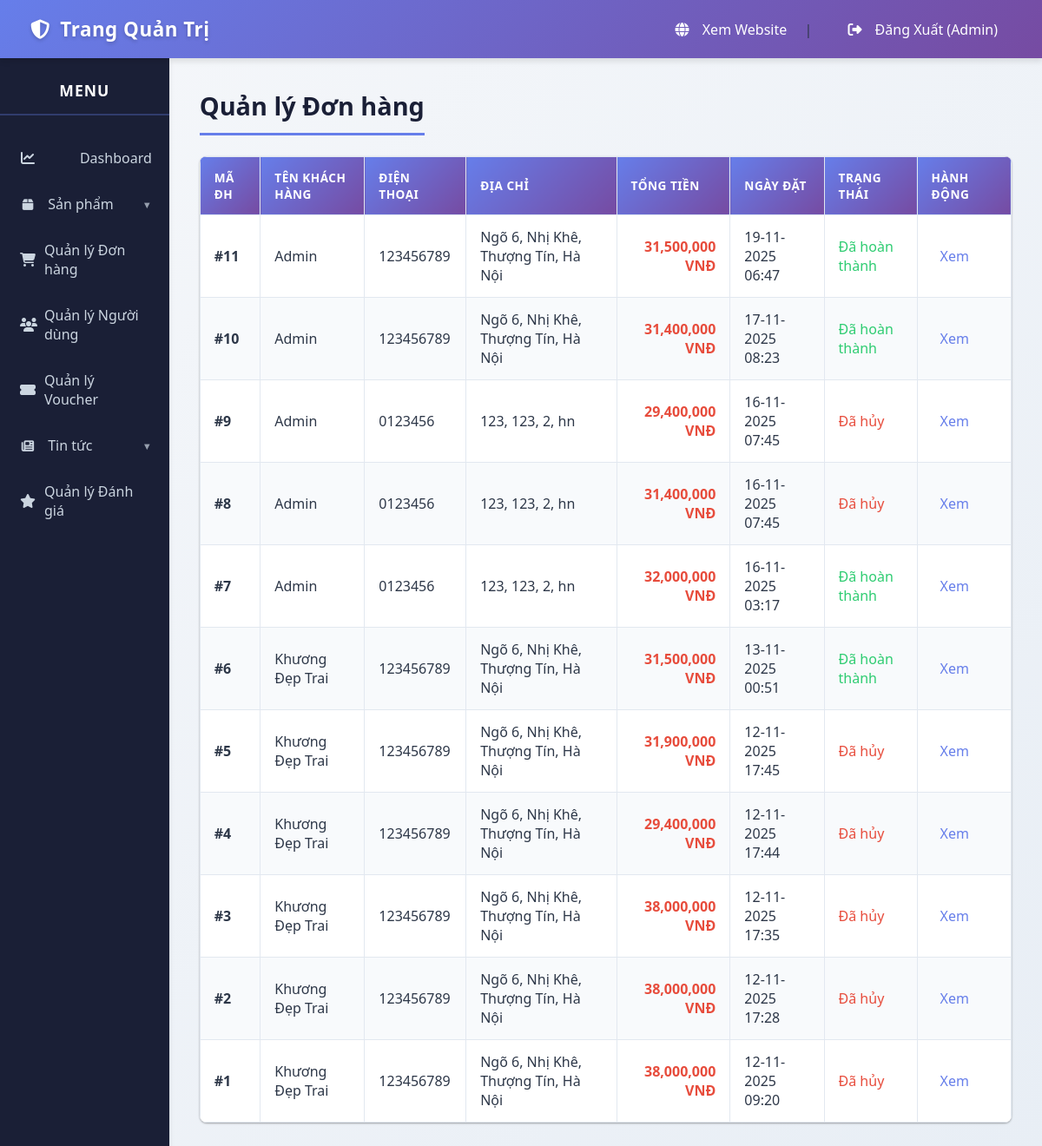
/public/admin/orders (signed in), run on the app's committed database.
### tables this page shows
CREATE TABLE `orders` (
  `id` int(11) NOT NULL,
  `user_id` int(11) NOT NULL,
  `full_name` varchar(100) NOT NULL,
  `email` varchar(100) NOT NULL,
  `phone` varchar(20) NOT NULL,
  `address` text NOT NULL,
  `total_amount` decimal(10,0) NOT NULL,
  `voucher_code` varchar(50) DEFAULT NULL,
  `voucher_discount` decimal(10,0) DEFAULT 0,
  `payment_method` varchar(50) DEFAULT NULL,
  `shipping_method` varchar(50) DEFAULT NULL,
  `status` tinyint(1) DEFAULT 0,
  `order_date` timestamp NOT NULL DEFAULT current_timestamp()
);

### app/core/App.php (called while the page is built, shortened)
<?php
class App
{
    protected $method = 'index';
    public function __construct()
    {
        $url = $this->parseUrl();
        if (isset($url[0]) && file_exists('../app/Controllers/' . ucfirst($url[0]) . 'Controller.php')) {
            unset($url[0]);
        }
        $this->controller = new $this->controller;
        if (isset($url[1])) {
            if (method_exists($this->controller, $url[1])) {
                $this->method = $url[1];
                unset($url[1]);
            }
        }
        $this->params = $url ? array_values($url) : [];
        call_user_func_array([$this->controller, $this->method], $this->params);
    }
    public function parseUrl()
    {
        if (isset($_GET['url'])) {
            $url = rtrim($_GET['url'], '/');
            $url = filter_var($url, FILTER_SANITIZE_URL);
            $url = explode('/', $url);
            return $url;
        }
        return [];
    }
}

### public/index.php (called while the page is built, shortened)
<?php
$app = new App();

### app/core/Database.php (called while the page is built, shortened)
<?php
class Database
{
    private $host = DB_HOST;
    private $user = DB_USER;
    private $pass = DB_PASS;
    private $dbname = DB_NAME;
    public $dbh;
    private $stmt;
    public function __construct()
    {
        $dsn = 'mysql:host=' . $this->host . ';dbname=' . $this->dbname;
        $options = [
            PDO::ATTR_PERSISTENT => true,
            PDO::ATTR_ERRMODE => PDO::ERRMODE_EXCEPTION,
            PDO::ATTR_DEFAULT_FETCH_MODE => PDO::FETCH_ASSOC,
            PDO::MYSQL_ATTR_INIT_COMMAND => 'SET NAMES utf8'
        ];
        try {
            $this->dbh = new PDO($dsn, $this->user, $this->pass, $options);
        } catch (PDOException $e) {
            $this->error = $e->getMessage();
            echo $this->error;
        }
    }
    public function query($sql)
    {
        $this->stmt = $this->dbh->prepare($sql);
    }
    public function execute()
    {
        return $this->stmt->execute();
    }
    public function resultSet()
    {
        $this->execute();
        return $this->stmt->fetchAll();
    }
}

### app/Models/OrderModel.php (called while the page is built, shortened)
<?php
class OrderModel
{
    private $db;
    public function __construct()
    {
        $this->db = new Database;
    }
    public function getAllOrders()
    {
        $this->db->query('SELECT * FROM orders ORDER BY order_date DESC');
        return $this->db->resultSet();
    }
}

### app/core/Controller.php (called while the page is built, shortened)
<?php
class Controller
{
    public function model($model)
    {
        if (file_exists('../app/Models/' . $model . '.php')) {
            return new $model();
        }
        return null;
    }
}

### app/Views/admin/orders/index.php (the view, shortened to what this page needs)
<h2><?php echo $data['title']; ?></h2>
<table>
    <thead>
        <tr>
            <th>Mã ĐH</th>
            <th>Tên Khách hàng</th>
            <th>Điện thoại</th>
            <th>Địa chỉ</th>
            <th>Tổng tiền</th>
            <th>Ngày đặt</th>
            <th>Trạng thái</th>
            <th>Hành động</th>
        </tr>
    </thead>
    <tbody>
        <?php if (empty($data['orders'])) : ?>
            <tr>
                <td colspan="8" style="text-align: center;">Chưa có đơn hàng nào.</td>
            </tr>
        <?php else : ?>
            <?php foreach ($data['orders'] as $order) : ?>
                <tr>
                    <td><strong>#<?php echo $order['id']; ?></strong></td>
                    <td><?php echo htmlspecialchars($order['full_name']); ?></td>
                    <td><?php echo htmlspecialchars($order['phone']); ?></td>
                    <td><?php echo htmlspecialchars($order['address']); ?></td>
                    <td style="text-align: right; color: #e74c3c; font-weight: bold;">
                        <?php echo number_format($order['total_amount']); ?> VNĐ
                    </td>
                    <td><?php echo date('d-m-Y H:i', strtotime($order['order_date'])); ?></td>
                    <td>
                        <?php
                        switch ($order['status']) {
                            case 3:
                                echo '<span style="color: #2ecc71;">Đã hoàn thành</span>';
                                break;
                            case 4:
                                echo '<span style="color: #e74c3c;">Đã hủy</span>';
                                break;
                        }
                        ?>
                    </td>
                    <td class="action-links">
                        <a href="<?php echo URLROOT; ?>/admin/orderdetail/<?php echo $order['id']; ?>">
                            Xem
                        </a>
                    </td>
                </tr>
            <?php endforeach; ?>
        <?php endif; ?>
    </tbody>
</table>

### app/Views/layouts/admin_header.php (style rules this page uses)
:root { --primary-color: #667eea; --primary-dark: #5568d3; --secondary-color: #1a1f36; --secondary-light: #2d3748; --danger-color: #f56565; --success-color: #48bb78; --warning-color: #f6ad55; --light-color: #f7fafc; --dark-color: #2d3748; --white-color: #ffffff; --border-color: #e2e8f0; --shadow-sm: 0 1px 3px rgba(0, 0, 0, 0.12), 0 1px 2px rgba(0, 0, 0, 0.24); --shadow-md: 0 4px 6px rgba(0, 0, 0, 0.1); --shadow-lg: 0 10px 25px rgba(0, 0, 0, 0.15); }
* { box-sizing: border-box; }
body { font-family: 'Segoe UI', Tahoma, Geneva, Verdana, sans-serif; margin: 0; background: linear-gradient(135deg, #f5f7fa 0%, #e8eef5 100%); color: var(--dark-color); min-height: 100vh; }
.admin-content h2 { margin-top: 0; color: var(--secondary-color); border-bottom: 3px solid var(--primary-color); padding-bottom: 12px; font-size: 1.8em; font-weight: 600; display: inline-block; }
table { width: 100%; border-collapse: collapse; background: var(--white-color); box-shadow: var(--shadow-sm); border-radius: 8px; overflow: hidden; }
th, td { padding: 14px 16px; border: 1px solid var(--border-color); text-align: left; vertical-align: middle; }
th { background: linear-gradient(135deg, #667eea 0%, #764ba2 100%); color: var(--white-color); font-weight: 600; text-transform: uppercase; font-size: 0.85em; letter-spacing: 0.5px; }
tr:nth-child(even) { background-color: #f8fafc; }
.action-links a { color: var(--primary-color); text-decoration: none; margin-right: 12px; font-weight: 500; padding: 6px 10px; border-radius: 4px; transition: all 0.2s ease; }

### data on the page
orders: id "11", full_name "Admin", phone "123456789", address "Ngõ 6, Nhị Khê, Thượng Tín, Hà Nội", total_amount "31,500,000", order_date "19-11-2025 06:47", status "Đã hoàn thành"
orders: id "10", full_name "Admin", phone "123456789", address "Ngõ 6, Nhị Khê, Thượng Tín, Hà Nội", total_amount "31,400,000", order_date "17-11-2025 08:23", status "Đã hoàn thành"
orders: id "9", full_name "Admin", phone "0123456", address "123, 123, 2, hn", total_amount "29,400,000", order_date "16-11-2025 07:45", status "Đã hủy"
orders: id "8", full_name "Admin", phone "0123456", address "123, 123, 2, hn", total_amount "31,400,000", order_date "16-11-2025 07:45", status "Đã hủy"
orders: id "7", full_name "Admin", phone "0123456", address "123, 123, 2, hn", total_amount "32,000,000", order_date "16-11-2025 03:17", status "Đã hoàn thành"
orders: id "6", full_name "Khương Đẹp Trai", phone "123456789", address "Ngõ 6, Nhị Khê, Thượng Tín, Hà Nội", total_amount "31,500,000", order_date "13-11-2025 00:51", status "Đã hoàn thành"
orders: id "5", full_name "Khương Đẹp Trai", phone "123456789", address "Ngõ 6, Nhị Khê, Thượng Tín, Hà Nội", total_amount "31,900,000", order_date "12-11-2025 17:45", status "Đã hủy"
orders: id "4", full_name "Khương Đẹp Trai", phone "123456789", address "Ngõ 6, Nhị Khê, Thượng Tín, Hà Nội", total_amount "29,400,000", order_date "12-11-2025 17:44", status "Đã hủy"
orders: id "3", full_name "Khương Đẹp Trai", phone "123456789", address "Ngõ 6, Nhị Khê, Thượng Tín, Hà Nội", total_amount "38,000,000", order_date "12-11-2025 17:35", status "Đã hủy"
orders: id "2", full_name "Khương Đẹp Trai", phone "123456789", address "Ngõ 6, Nhị Khê, Thượng Tín, Hà Nội", total_amount "38,000,000", order_date "12-11-2025 17:28", status "Đã hủy"
orders: id "1", full_name "Khương Đẹp Trai", phone "123456789", address "Ngõ 6, Nhị Khê, Thượng Tín, Hà Nội", total_amount "38,000,000", order_date "12-11-2025 09:20", status "Đã hủy"

### other printed values
$_SESSION['user_name'] "Admin"
$data['title'] "Quản lý Đơn hàng"
